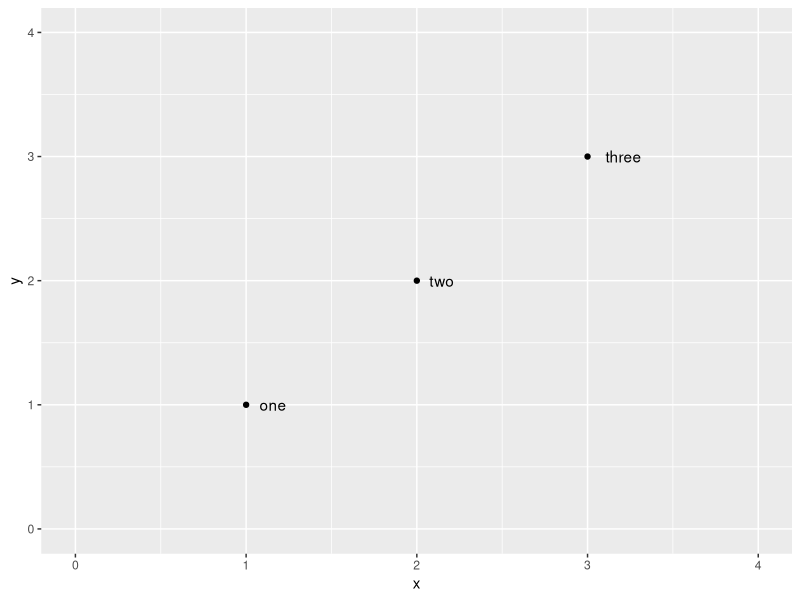
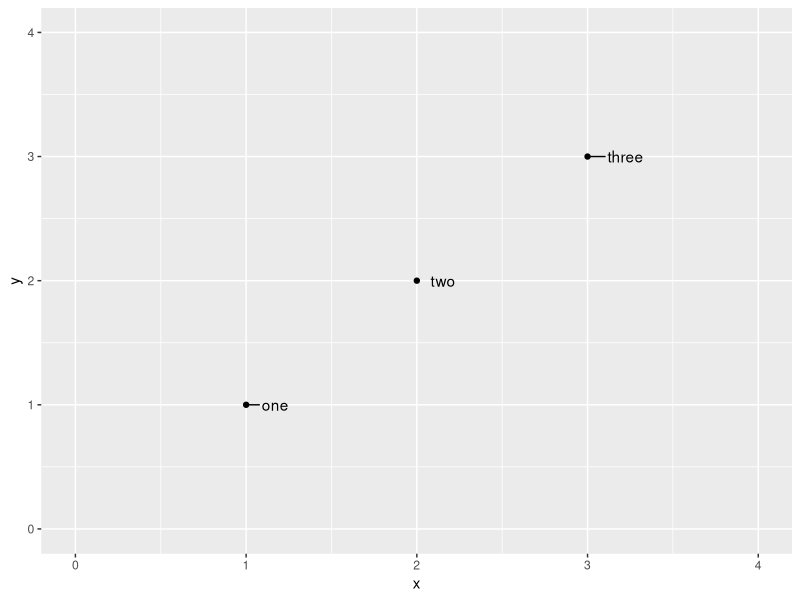
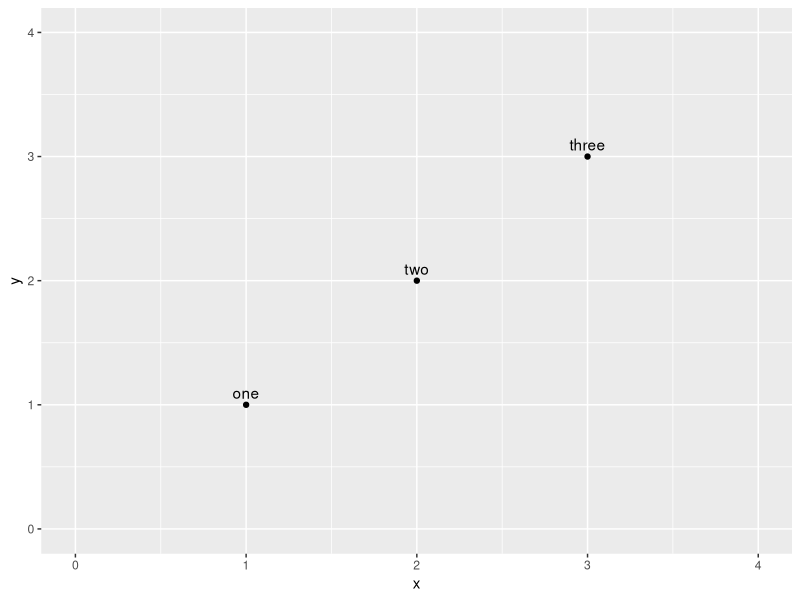
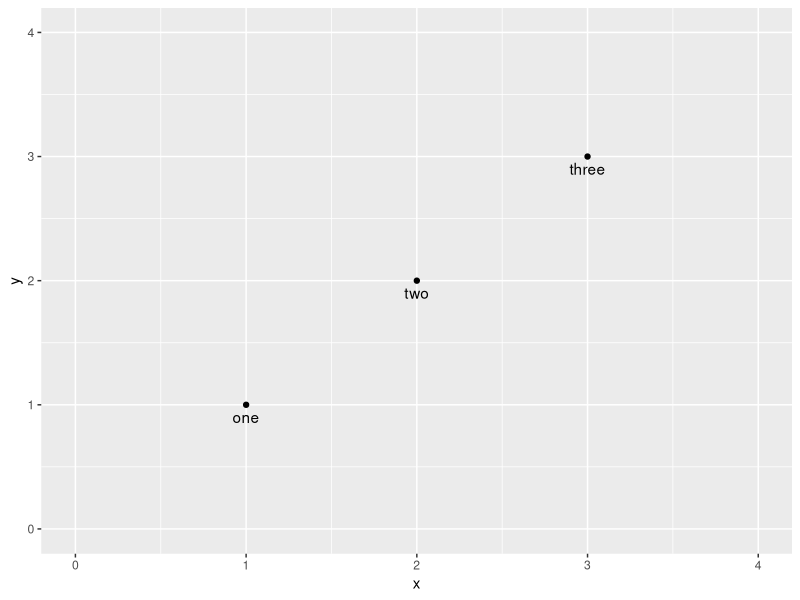
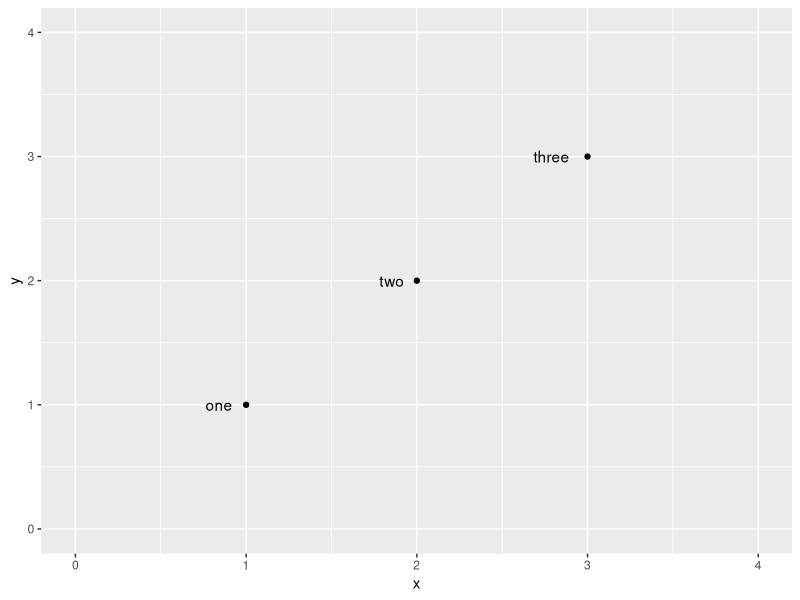
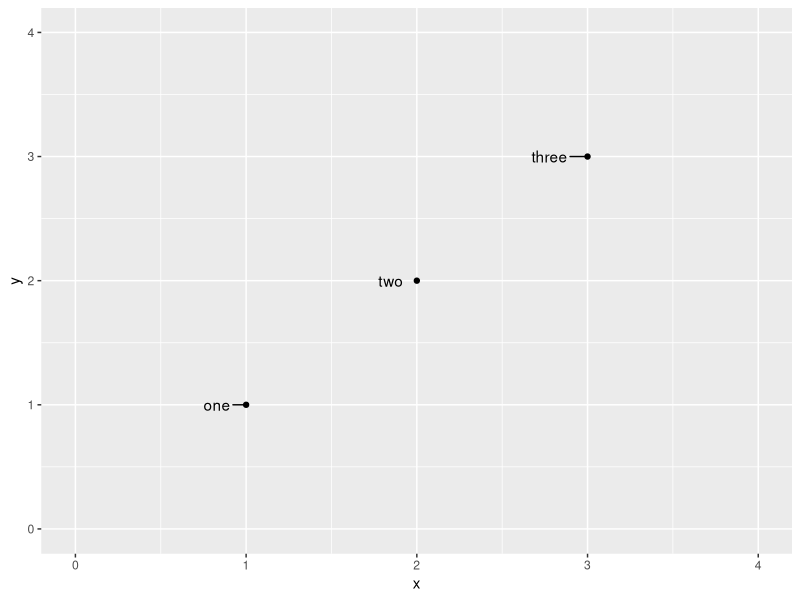
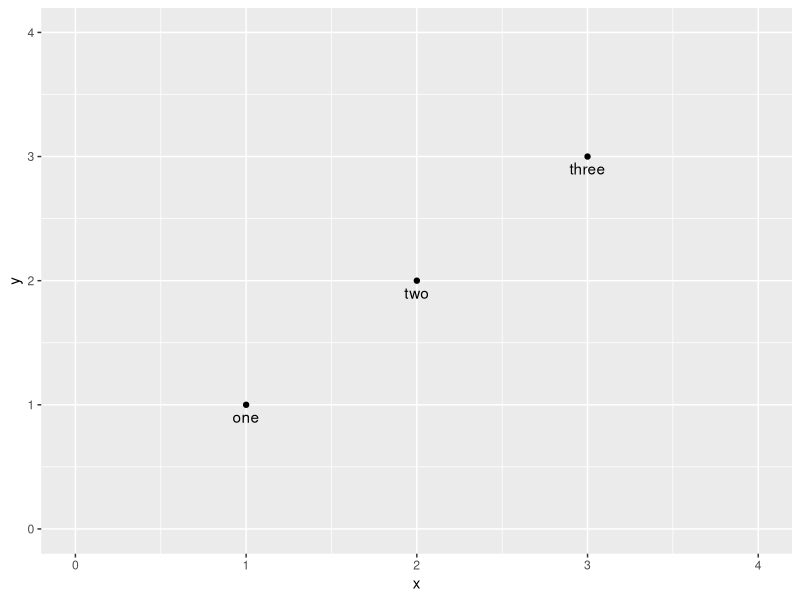
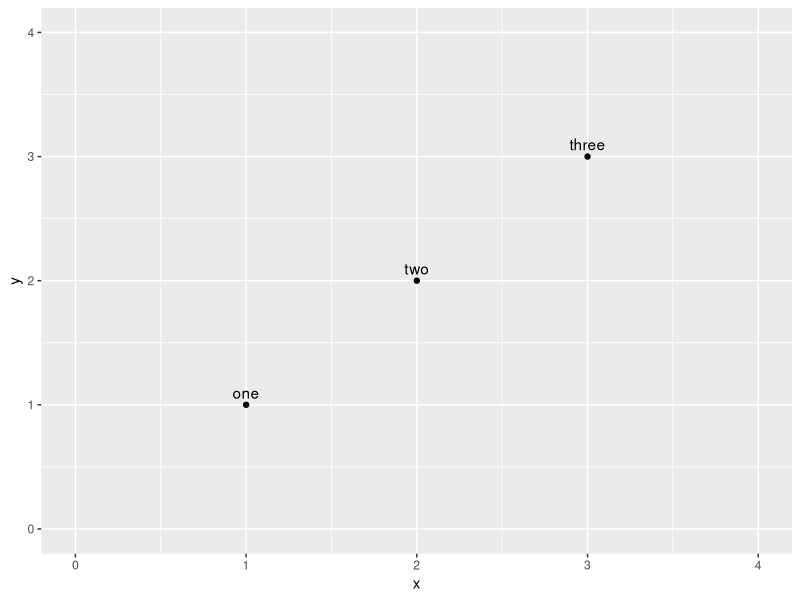

Write R code to recreate these figures, in order.
library(ggrepel)

my.data <- data.frame(x = 1:3, y = 1:3, label = c("one", "two", "three"))

# < 0
ggplot(my.data, aes(x, y, label = label)) +
  geom_point() +
  geom_text(hjust = -0.5) +
  expand_limits(x = c(0, 4), y = c(0, 4))

ggplot(my.data, aes(x, y, label = label)) +
  geom_point() +
  geom_text_repel(hjust = -0.5, direction = "x") +
  expand_limits(x = c(0, 4), y = c(0, 4))

ggplot(my.data, aes(x, y, label = label)) +
  geom_point() +
  geom_text(vjust = -0.5) +
  expand_limits(x = c(0, 4), y = c(0, 4))

ggplot(my.data, aes(x, y, label = label)) +
  geom_point() +
  geom_text_repel(vjust = -0.5, direction = "y") +
  expand_limits(x = c(0, 4), y = c(0, 4))

# > 1
ggplot(my.data, aes(x, y, label = label)) +
  geom_point() +
  geom_text(hjust = 1.5) +
  expand_limits(x = c(0, 4), y = c(0, 4))

ggplot(my.data, aes(x, y, label = label)) +
  geom_point() +
  geom_text_repel(hjust = 1.5, direction = "x") +
  expand_limits(x = c(0, 4), y = c(0, 4))

ggplot(my.data, aes(x, y, label = label)) +
  geom_point() +
  geom_text(vjust = 1.5) +
  expand_limits(x = c(0, 4), y = c(0, 4))

ggplot(my.data, aes(x, y, label = label)) +
  geom_point() +
  geom_text_repel(vjust = 1.5, direction = "y") +
  expand_limits(x = c(0, 4), y = c(0, 4))

